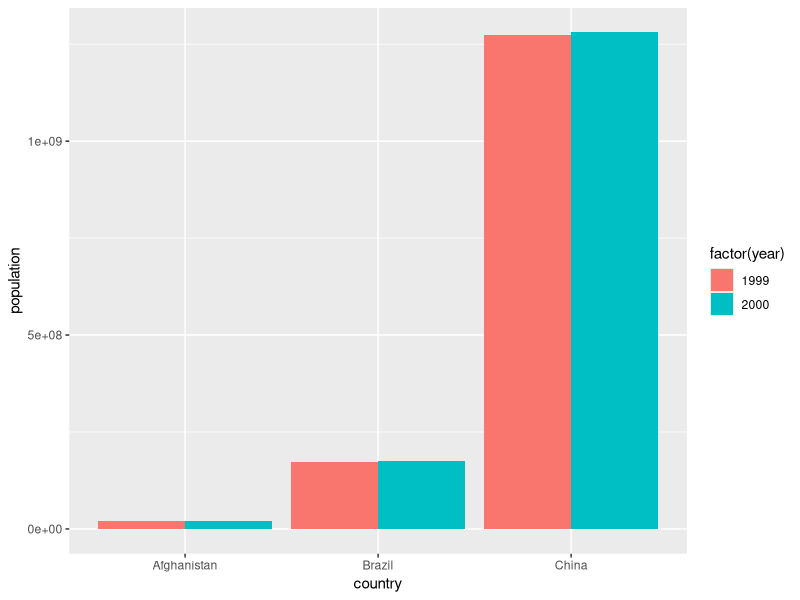
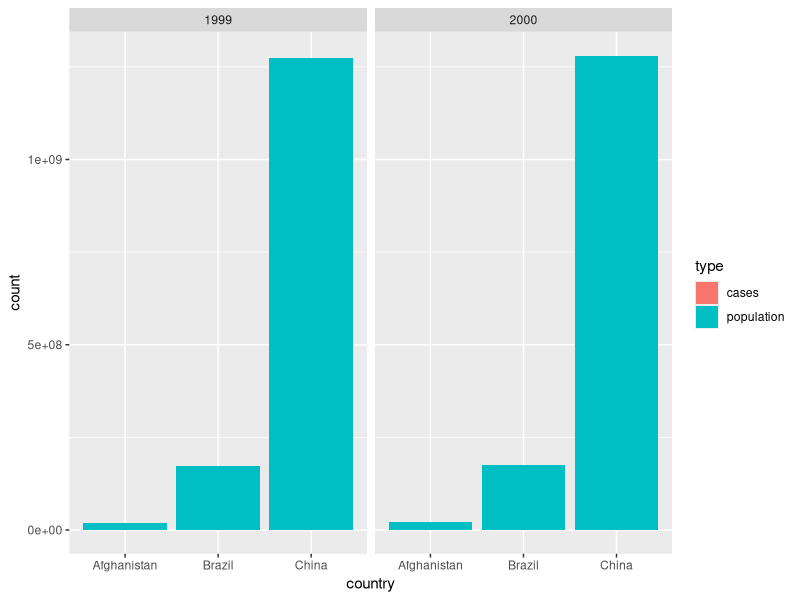
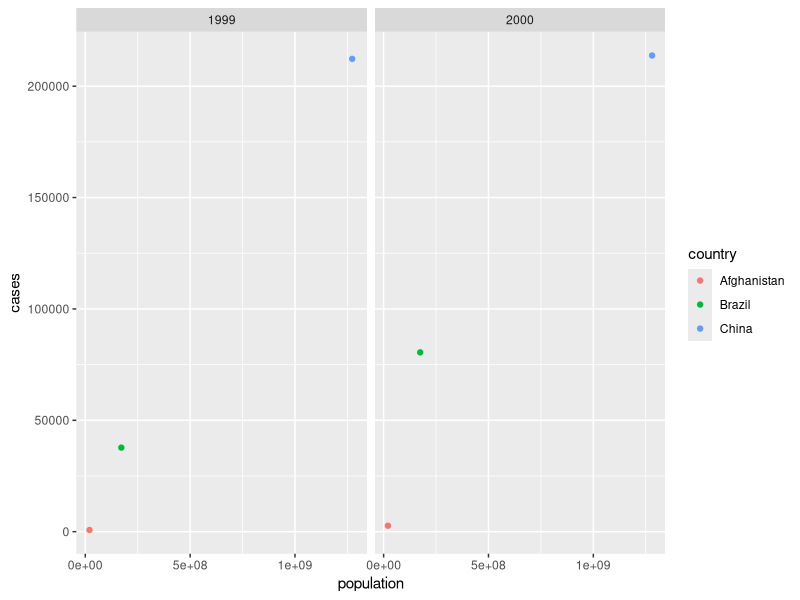
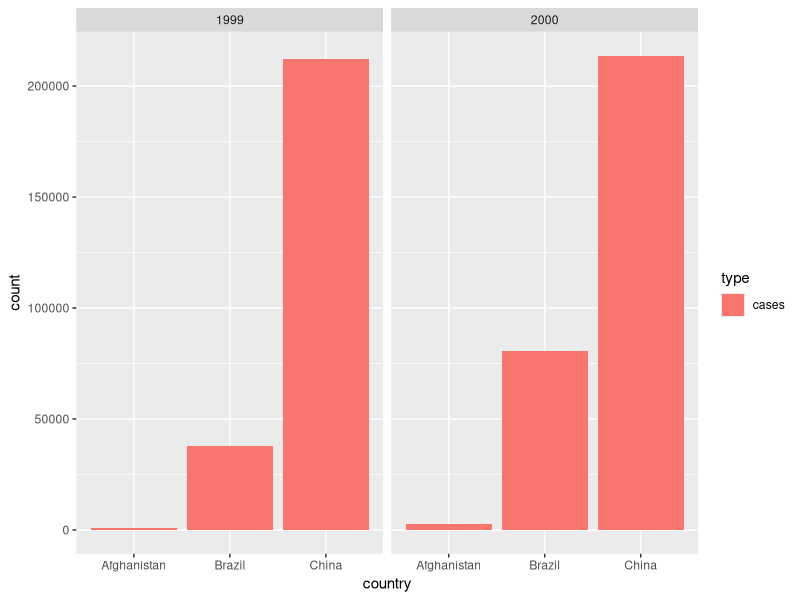
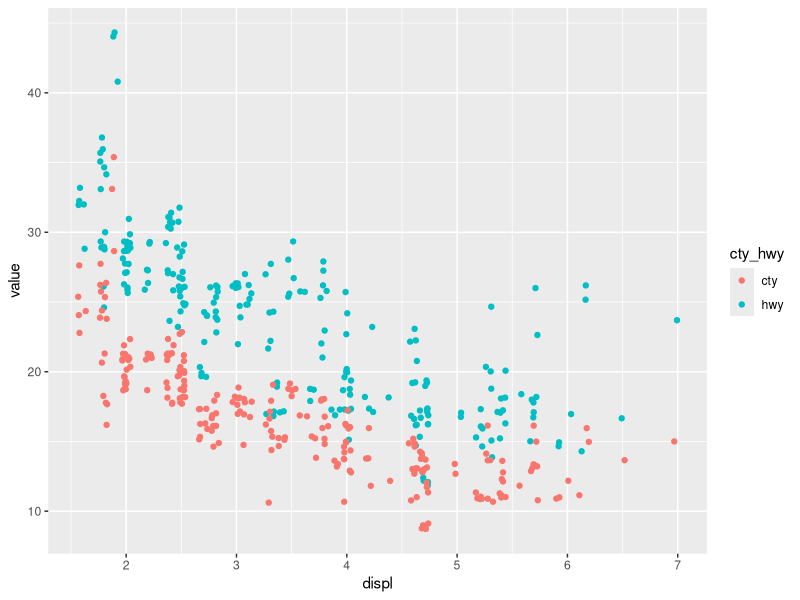

R code for these plots, in order:
## ---- chunk 1
knitr::opts_chunk$set(echo = TRUE)
library(tidyverse)
set.seed(20180516)
knitr::opts_chunk$set(cache = TRUE)
## ---- chunk 2
table2 %>% 
  spread(type, count)
## ---- chunk 3
table1 %>% 
  gather(type, count, cases, population)
## ---- chunk 4
table2 %>% 
  gather(type, count, -country, -year)
## ---- chunk 5
table1 %>% 
  gather(type, count, -country, -year) %>% 
  arrange(country, year, type)
## ---- chunk 6
table1 %>%
  ggplot(aes(country, population, fill = factor(year))) +
  geom_col(position = "dodge")
## ---- chunk 7
table2 %>%
  ggplot(aes(country, count, fill = type)) +
  geom_col() +
  facet_wrap(~year)
## ---- chunk 8
table1 %>%
  ggplot(aes(population, cases, color = country)) +
  geom_point() +
  facet_wrap(~year)
## ---- chunk 9
table2 %>%
  filter(type == "cases") %>%
  ggplot() +
  geom_col(aes(country, count, fill = type)) +
  facet_wrap(~year)
## ---- chunk 10
cases_tbl <-
  table4a %>%
  gather(year, count, -country) %>%
  mutate(type = "cases")

population_tbl <-
  table4b %>% 
  gather(year, count, -country) %>%
  mutate(type = "population")

bind_rows(cases_tbl, population_tbl) %>%
  select(country, year, everything()) %>% 
  arrange(country, year, type)
## ---- chunk 11
cases_tbl <-
  table4a %>%
  mutate(type = "cases")

population_tbl <-
  table4b %>% 
  mutate(type = "population")

bind_rows(cases_tbl, population_tbl) %>%
  gather(year, count, -country, -type) %>%
  select(country, year, everything()) %>% 
  arrange(country, year, type)
## ---- chunk 12
mpg %>%
  select(displ, hwy, cty) %>%
  gather(cty_hwy, value, hwy, cty) %>%
  ggplot() +
  geom_jitter(aes(displ, value, color = cty_hwy))
